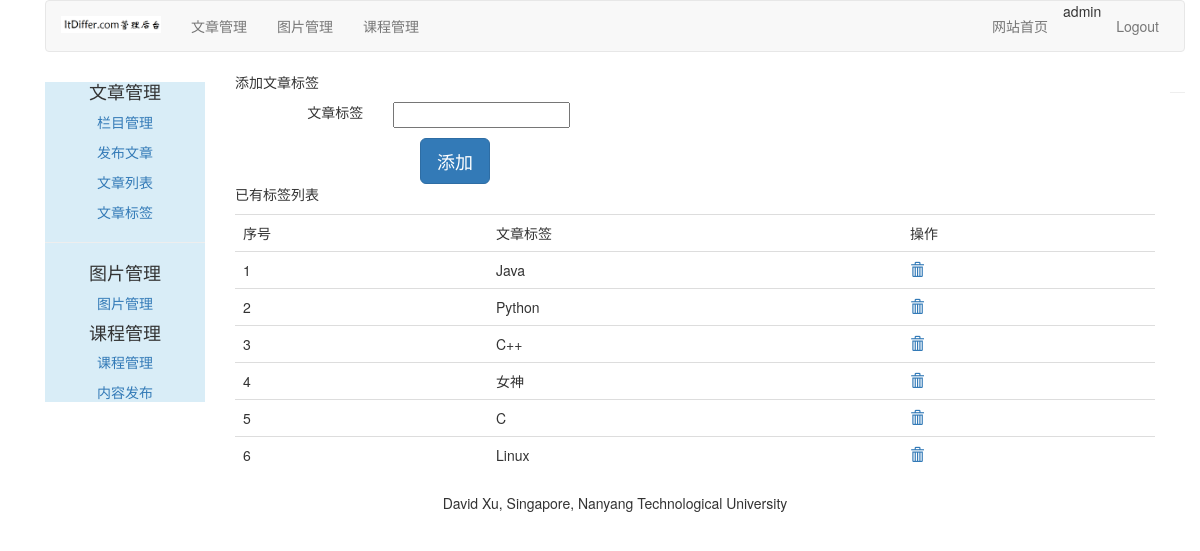
Screenshot of /article/article-tag/ (signed in) with the database file from the repository.
### article/models.py (models this page shows, shortened)
class ArticleTag(models.Model):
    author = models.ForeignKey(User, on_delete=models.CASCADE, related_name="tag")
    tag = models.CharField(max_length=500)

### article/views.py (the view, shortened to what this page needs)
# urls.py: path('article-tag/', views.article_tag, name="article_tag"),
@login_required(login_url="/account/login/")
@csrf_exempt
def article_tag(request):
    if request.method == "GET":
        article_tags = ArticleTag.objects.filter(author=request.user)
        article_tag_form = ArticleTagForm()
        return render(request, "article/tag/tag_list.html",
                      {"article_tags": article_tags, "article_tag_form": article_tag_form})

### article/forms.py
class ArticleTagForm(forms.ModelForm):
    class Meta:
        model = ArticleTag
        fields = ('tag',)

### templates/article/tag/tag_list.html (shortened to what this page needs)
{% extends "article/base.html" %}
{% load staticfiles %}
{% block content %}
    <div>
        <p>添加文章标签</p>
        <form action="." class="form-horizontal" method="post">{% csrf_token %}
            <div class="row" style="margin-top: 10px">
                <div class="col-md-2 text-right"><span>文章标签</span></div>
                <div class="col-md-8 text-left">{{ article_tag_form.tag }}</div>
            </div>
            <div class="row">
                <input type="button" class="btn btn-primary btn-lg" value="添加"
                       style="margin-left: 200px; margin-top: 10px" onclick="add_tag()">
            </div>
        </form>
    </div>
    <div>
        <p>已有标签列表</p>
        <table class="table table-hover">
            <tr>
                <td>序号</td>
                <td>文章标签</td>
                <td>操作</td>
            </tr>
            {% for article_tag in article_tags %}
                <tr id="{{ forloop.counter }}">
                    <td>{{ forloop.counter }}</td>
                    <td>{{ article_tag.tag }}</td>
                    <td>
                        <a href="javascript:" name="delete" onclick="del_tag(this,{{ article_tag.id }})">
                            <span class="glyphicon glyphicon-trash"></span>
                        </a>
                    </td>
                </tr>
            {% empty %}
                <p>You have no article tags. Please add them.</p>
            {% endfor %}
        </table>
    </div>
{% endblock %}

### templates/article/header.html
{% load staticfiles %}
<div class="container">
    <nav class="navbar navbar-default" role="navigation">
        <div class="navbar-header">
            <a class="navbar-brand" href="http://www.baidu.com">
                <img width="100px" src="{% static 'images/backlogo.png' %}"></a>
        </div>
        <div>
            <ul class="nav navbar-nav" role="tablist">
                <li><a href="{% url 'article:article_column' %}">文章管理</a></li>
                <li><a href="{% url 'image:list_images' %}">图片管理</a></li>
                <li><a href="{% url 'course:manage_course' %}">课程管理</a></li>
            </ul>
            <ul class="nav navbar-nav navbar-right" style="margin-right: 10px">
                <li><a href="{% url 'blog:blog_title' %}">网站首页</a></li>
                <li><span>{{ user.username }}</span></li>
                <li><a href="{% url 'account:user_logout' %}">Logout</a></li>
            </ul>
        </div>
    </nav>
</div>

### rows the page displays
ArticleTag: tag "Java"
ArticleTag: tag "Python"
ArticleTag: tag "C++"
ArticleTag: tag "女神"
ArticleTag: tag "C"
ArticleTag: tag "Linux"

### other values shown
{{ user.username }} "admin"
